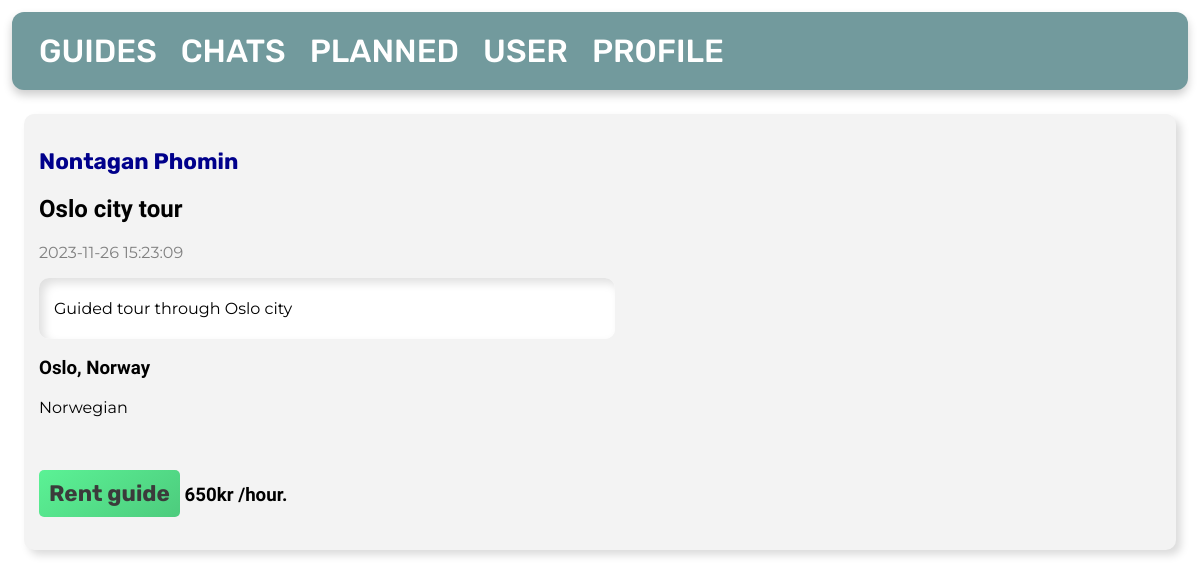
The app's page /6/view/ with its own data.
### tables this page shows
CREATE TABLE user
(
    id        INTEGER PRIMARY KEY AUTOINCREMENT,
    firstname TEXT NOT NULL,
    lastname  TEXT NOT NULL,
    age       INTEGER,
    country   TEXT
);

CREATE TABLE posts
(
    id       INTEGER PRIMARY KEY AUTOINCREMENT,
    byUser   INTEGER,
    created  TIMESTAMP NOT NULL DEFAULT CURRENT_TIMESTAMP,
    title    TEXT      NOT NULL,
    content  TEXT      NOT NULL,
    country  TEXT      NOT NULL,
    city     TEXT      NOT NULL,
    language TEXT,
    price    INTEGER   NOT NULL,
    type     TEXT,
    FOREIGN KEY (byUser) REFERENCES user (id)
);

### app.py (the view)
@app.route('/<int:id>/view/', methods=('GET', 'POST'))
def view(id):
    db = get_db_connection()
    posts = db.execute('SELECT * FROM posts, user WHERE posts.id = ? AND posts.byUser = user.id', (id,)).fetchone()
    db.close()
    return render_template('view-guide.html', posts=posts)

### app.py (called while the page is built)
def get_db_connection():
    db = sqlite3.connect('database.db')
    db.row_factory = sqlite3.Row
    return db

### templates/view-guide.html
{% extends 'base.html' %}
{% block content %}
    <div class='post'>
        <h3>
            <a id="profile"
               href="{{ url_for('viewProfile', id=posts['id'], u=posts['byUser']) }}">{{ posts['firstname'] }} {{ posts['lastname'] }}</a>
        </h3>
        <h2>{{ posts['title'] }}</h2>
        <p id="date">{{ posts['created'] }}</p>
        <div id="textsec">
            <p>{{ posts['content'] }}</p>
        </div>
        <h3>{{ posts['city'] }}, {{ posts['country'] }}</h3>
        <p>{{ posts['language'] }}</p>
        <br>
        <h3>
            <a href="{{ url_for('rent', id=posts['id']) }}">Rent guide</a> {{ posts['price'] }}kr /hour.
        </h3>
    </div>
{% endblock %}

### templates/base.html (style rules this page uses)
.post { padding: 15px; margin: 2vw; background-color: #f3f3f3; border-radius: 10px; box-shadow: 5px 5px 9px #dbdbdb, -5px -5px 9px #ffffff; }
body { margin: 0; padding-bottom: 7rem; }
h1, h2, h3 { font-family: 'Lexend', sans-serif; }
p { font-family: 'Montserrat', sans-serif; }
a { font-family: 'Rubik', sans-serif; text-decoration: none; }
body .post a { font-family: 'Rubik', sans-serif; font-size: 1.2em; display: inline-block; border-radius: 5px; padding: 10px; color: #3b3b3b; background: linear-gradient(145deg, #5bf295, #4dcb7d); outline: none; border: none; transition: 300ms; }
#textsec { background-color: white; padding-top: 5px; padding-bottom: 5px; padding-left: 15px; margin-top: 1rem; margin-bottom: 1rem; width: 50%; border-radius: 10px; box-shadow: inset 5px 5px 10px #e0e0e0, inset -5px -5px 10px #ffffff; }
#profile { font-family: 'Rubik', sans-serif; font-size: 1.2em; display: inline-block; border-radius: 0; padding: 0; background: transparent; color: darkblue; outline: none; border: none; }
#date { color: grey; }

### records on screen
user: firstname "Nontagan", lastname "Phomin"
posts: title "Oslo city tour", created "2023-11-26 15:23:09", content "Guided tour through Oslo city", city "Oslo", country "Norway", language "Norwegian", price "650"
